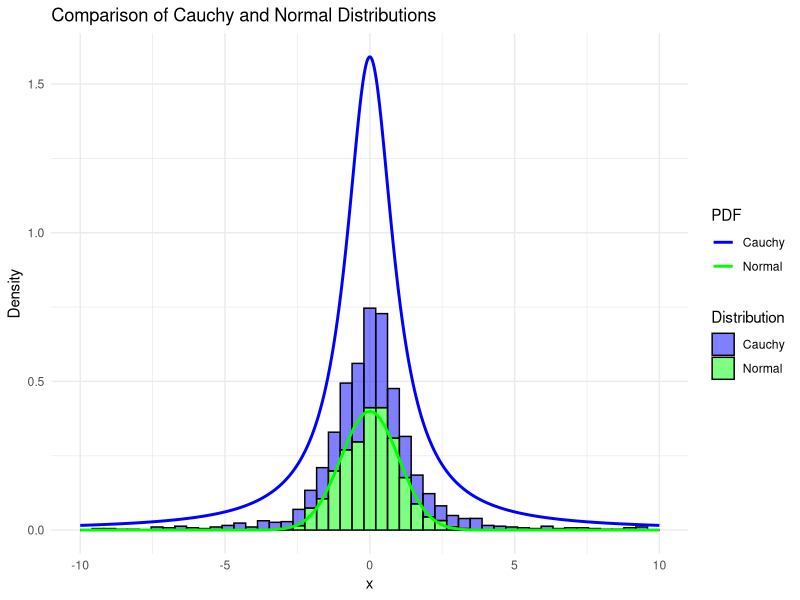
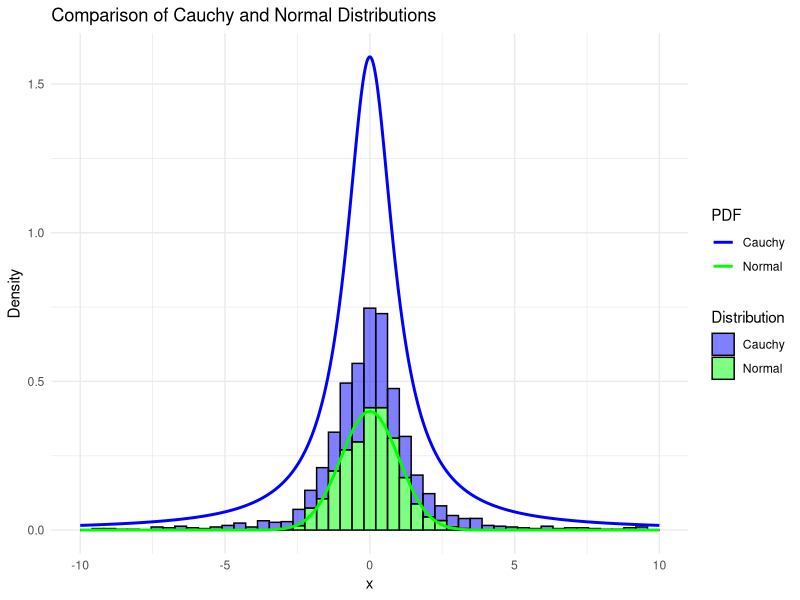
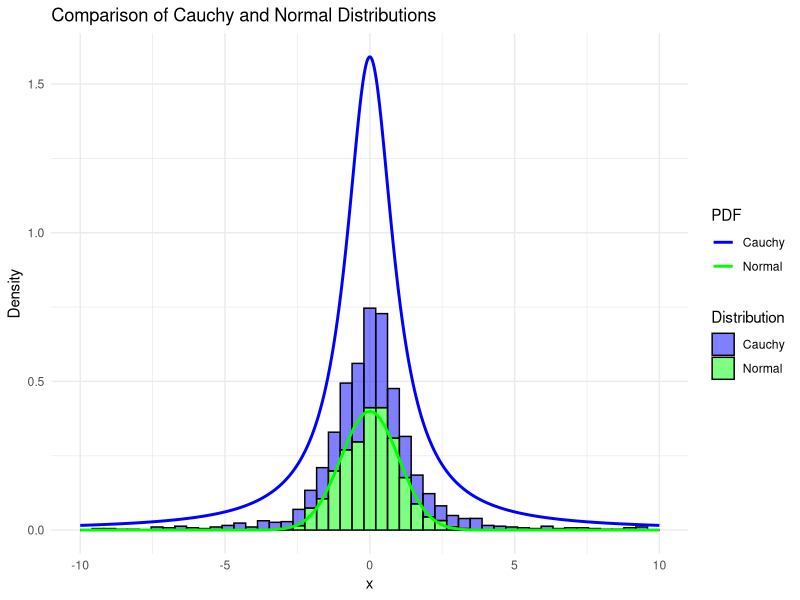

Reproduce these figures in R, in order.
# Load necessary library
library(ggplot2)

# Generate random samples from a Cauchy distribution
set.seed(123)  # For reproducibility
n <- 1000  # Number of samples
cauchy_samples <- rcauchy(n, location = 0, scale = 1)  # Standard Cauchy distribution
normal_samples <- rnorm(n, mean = 0, sd = 1)  # Normal distribution for comparison

# Create a data frame for visualization
data <- data.frame(x = cauchy_samples, distribution = "Cauchy")
normal_data <- data.frame(x = normal_samples, distribution = "Normal")

# Combine data for easier plotting
combined_data <- rbind(data, normal_data)

# Define the theoretical Cauchy PDF for comparison
cauchy_pdf <- function(x, location = 0, scale = 1) {
  1 / (pi * scale * (1 + ((x - location) / scale)^2))
}

# Define the theoretical Normal PDF for comparison
normal_pdf <- function(x, mean = 0, sd = 1) {
  (1 / (sd * sqrt(2 * pi))) * exp(-0.5 * ((x - mean) / sd)^2)
}

# Create x values for the theoretical PDFs
x_vals <- seq(-10, 10, length.out = 1000)  # Keep a reasonable range for visibility
cauchy_pdf_vals <- cauchy_pdf(x_vals)
normal_pdf_vals <- normal_pdf(x_vals)

# Adjust scaling for the Cauchy distribution to visually amplify tails
scaled_cauchy_pdf_vals <- cauchy_pdf_vals * 5  # Amplify the Cauchy PDF for better visibility of tails

# Create data frames for the theoretical PDFs
cauchy_theoretical_data <- data.frame(x = x_vals, y = scaled_cauchy_pdf_vals, distribution = "Cauchy")
normal_theoretical_data <- data.frame(x = x_vals, y = normal_pdf_vals, distribution = "Normal")

# Combine theoretical data for plotting
theoretical_data <- rbind(cauchy_theoretical_data, normal_theoretical_data)

# Plot the histogram of the samples and overlay the theoretical PDFs
plot <- ggplot() +
  geom_histogram(data = combined_data, aes(x = x, y = ..density.., fill = distribution), bins = 50, alpha = 0.5, color = "black") +
  geom_line(data = theoretical_data, aes(x = x, y = y, color = distribution), size = 1) +
  xlim(-10, 10) +  # Set limits for better visibility
  scale_fill_manual(values = c("Cauchy" = "blue", "Normal" = "green"),
                    name = "Distribution") +
  scale_color_manual(values = c("Cauchy" = "blue", "Normal" = "green"),
                     name = "PDF") +
  labs(title = "Comparison of Cauchy and Normal Distributions",
       x = "x",
       y = "Density") +
  theme_minimal()

# Print the plot
print(plot)

# Save the plot as a PNG file
ggsave("Cauchy_vs_Normal_Distribution_Scaled_Distinct_PDFs.png", plot = plot, width = 8, height = 6, dpi = 300)

# Save the plot as a PDF file (optional)
ggsave("Cauchy_vs_Normal_Distribution_Scaled_Distinct_PDFs.pdf", plot = plot, width = 8, height = 6)
